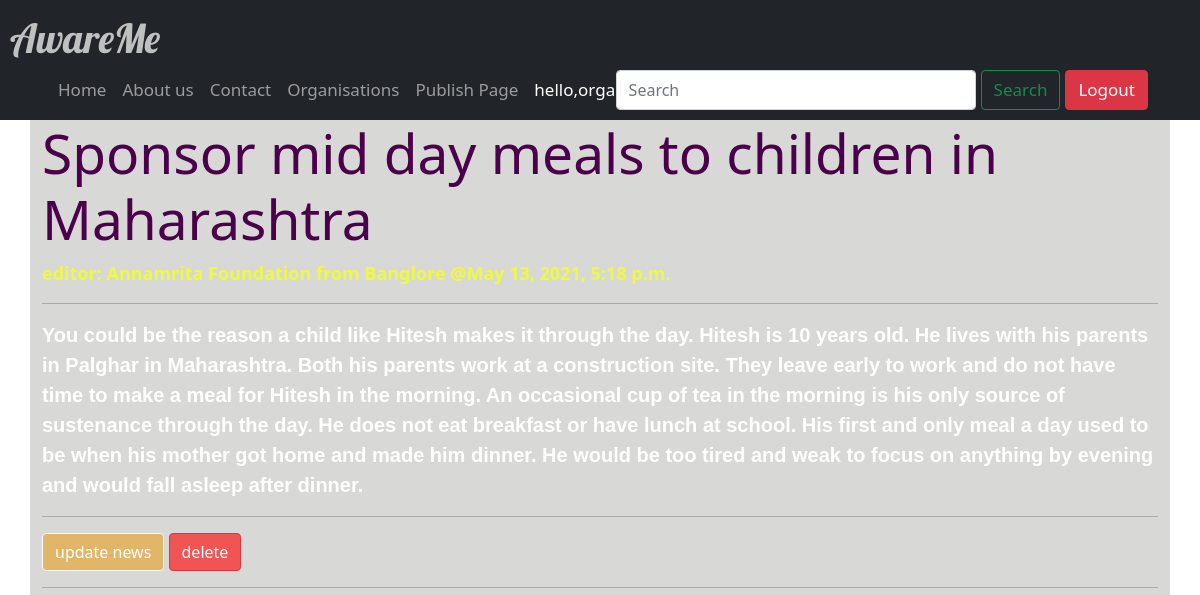
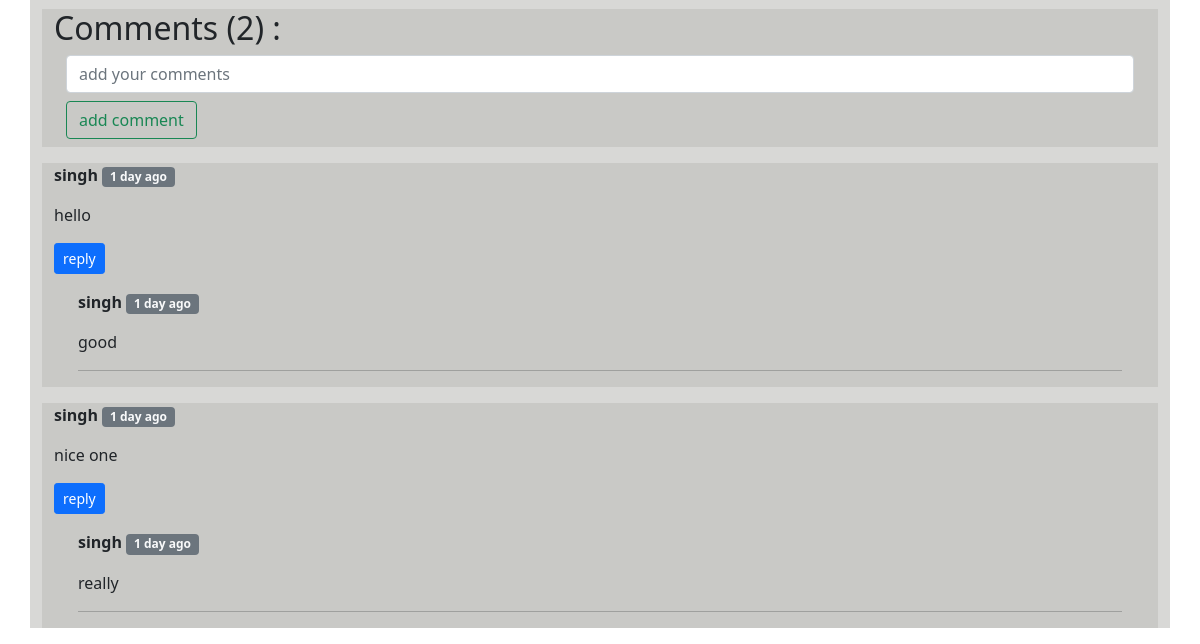
The page /awareme/newsFeed/11/ (signed in) on the database as committed earlier (2 pictures, top to bottom).
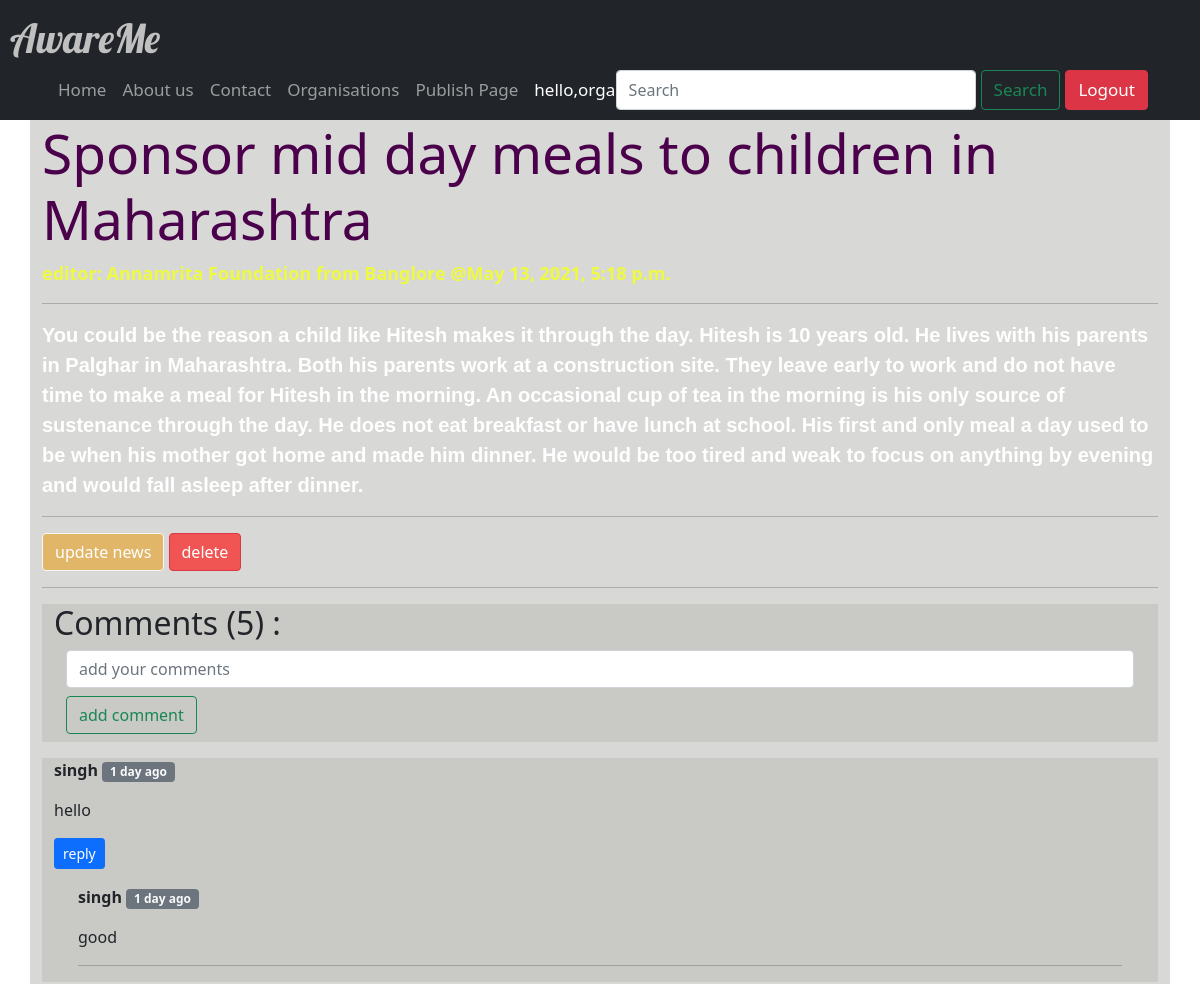
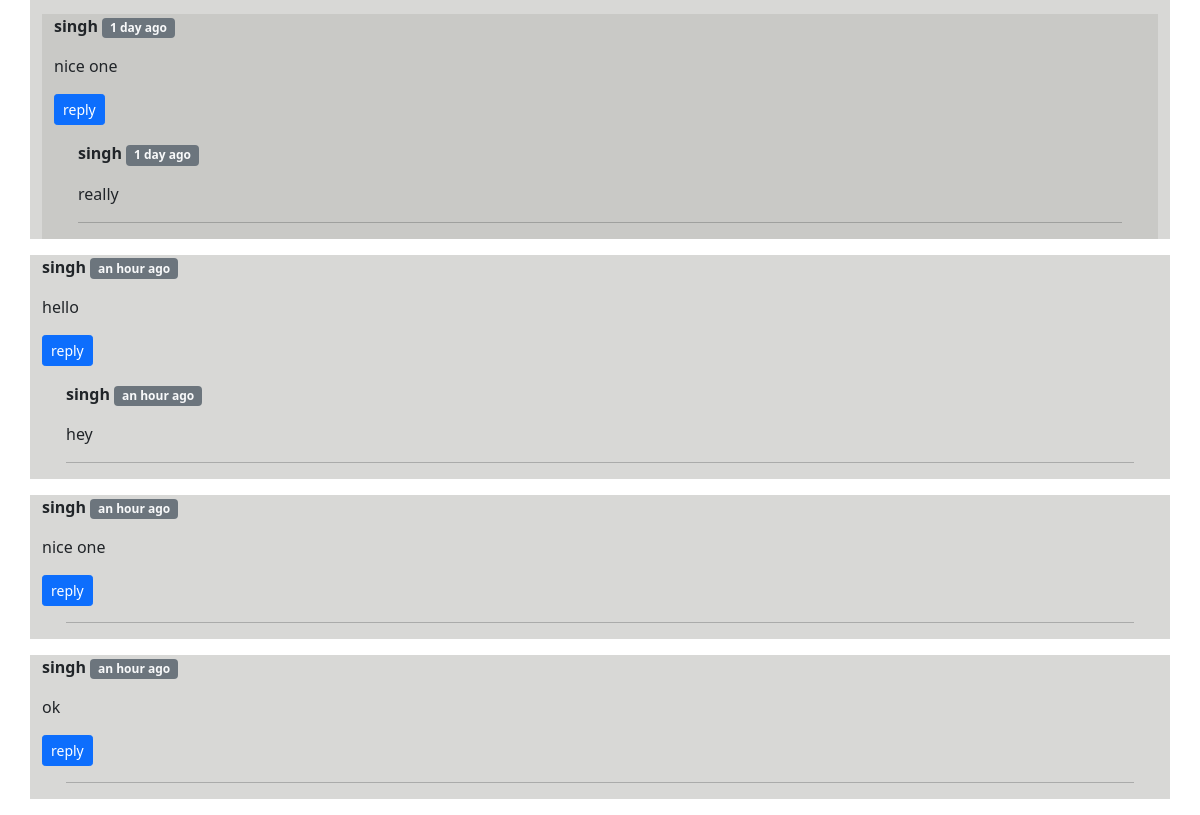
The same page on the database as committed later (2 pictures, top to bottom).
### awaremeapp/models.py (models this page shows)
class FeedComment(models.Model):
    comment=models.TextField(blank=True,null=True)
    writer=models.ForeignKey(User,on_delete=models.CASCADE)
    post=models.ForeignKey(OrgFeed, on_delete=models.CASCADE)
    parent=models.ForeignKey('self', on_delete=models.CASCADE,null=True)
    timestamp = models.DateTimeField(default=now)
    def __str__(self):
        return str(self.writer) +' --wrote--> ' +self.comment[0:4] + '...'

### awaremeapp/views.py (the view)
# urls.py: path('newsFeed/<str:pk>/',views.newsFeed,name="newsFeed"),
@login_required(login_url='login')
def newsFeed(request,pk):
    newspk=OrgFeed.objects.get(id=pk)
    comments=FeedComment.objects.filter(post=newspk,parent=None)
    replies=FeedComment.objects.filter(post=newspk).exclude(parent=None)
    replyDict={}
    for reply in replies:
        if reply.id not in replyDict.keys():
            replyDict[reply.parent.id]=[reply]
        else:
            replyDict[reply.parent.id].append(reply)
    print(replyDict)
    count=comments.count()
    context={'newspk':newspk,'comments':comments,'count':count,'replyDict':replyDict}
    return render(request,'awaremeapp/news_feed.html',context)

### awaremeapp/templatetags/extras.py (called while the page is built)
@register.filter(name='get_val')
def get_val(dict,key):
    return dict.get(key)

### templates/awaremeapp/news_feed.html (shortened to what this page needs)
{% extends 'awaremeapp/orgbase.html' %}
{% load static %}
{% block content %}
{% load humanize %}
{% load extras %}
<div class="container backg">
    <h1 style="color: rgb(75, 0, 75);font-size: 55px;">{{newspk.title}}</h1>
    <p style="font-weight: bold;color:rgb(238, 250, 65) ; font-size: 18px;"><b>editor: </b>{{newspk.author}} from {{newspk.locations}} @{{newspk.timestamp}}</p>
    <hr>
    <p style="font-weight: bold;color:rgb(255, 255, 255);font-size: 20px;font-family: sans-serif;">{{newspk.brief}}</p>
    <hr>
    <div class="">
        {% for group in request.user.groups.all %}
        {% if group.name == 'NGO' %}
        {% if newspk.user == request.user %}
        <a class="btn btn-light" style="background-color: rgb(225, 182, 104);color: white;" href="{% url 'updateFeed' newspk.id %}">update news </a>
        <a class="btn btn-danger" style="background-color: rgba(248, 41, 41, 0.747);" href="{% url 'deleteFeed' newspk.id %}">delete </a>
        <hr>
        {% endif %}
        {% endif %}
        {% endfor %}
        <div class="container backg">
            <h2>Comments ({{count}}) :</h2>
            <form action="{% url 'postComment' newspk.id %}" method="POST">
                <div class="container">
                    <input type="text" class="form-control" name="comment" placeholder="add your comments" rows="2"
                        cols="1">
                    <button type="submit" class="btn btn-outline-success my-2">add comment</button>
                </div>
        </div>
        {% for comment in comments %}
        <div class="container backg">
            <div class="row my-3">
                <p><b>{{comment.writer}} </b><span
                        class="badge bg-secondary text-light">{{comment.timestamp|naturaltime}}</span> </p>
                <p>{{comment.comment}}</p>
                <div class="replybox mx-0">
                    <p>
                        <button class="btn btn-sm btn-primary" type="button" data-bs-toggle="collapse"
                            data-bs-target="#replybox{{comment.id}}" aria-expanded="false"
                            aria-controls="replybox{{comment.id}}">
                            reply
                        </button>
                    </p>
                    <div class="replies mx-4 my-1">
                        {% for reply in replyDict|get_val:comment.id %}
                        <p><b>{{reply.writer}} </b><span
                                class="badge bg-secondary text-light">{{comment.timestamp|naturaltime}}</span></p>
                        {{reply.comment}}
                        {% endfor %}
                        <hr>
                    </div>
                </div>
            </div>
        </div>
    </div>
    {% endfor %}
{% endblock %}

### templates/awaremeapp/orgbase.html (shortened to what this page needs)
{% load static %}
<!DOCTYPE html>
<html lang="en">
<head>
  <link href="https://cdn.jsdelivr.net/npm/bootstrap@5.0.0/dist/css/bootstrap.min.css" rel="stylesheet"
>
  <link rel="stylesheet" href="{% static '/css/static.css' %}">
</head>
<body style="background: url('/static/images/do.jpg') no-repeat fixed center;background-size: cover;">
  <nav class="navbar navbar-expand-lg navbar-dark bg-dark sticky-top navflex ">
    <div >
    <a class="navbar-brand" id="font" style="margin-left:10px;" href="/">AwareMe</a>
      <div class="collapse navbar-collapse" id="navbarSupportedContent" style="margin-left:50px;">
        <ul class="navbar-nav me-0 mb-2 mb-lg-0">
          <li class="nav-item">
            <a class="nav-link size {% block homeactive %} {% endblock homeactive %}" aria-current="page"
              href="{% url 'listFeed'%}">Home</a>
          </li>
          <li class="nav-item">
            <a class="nav-link size {% block aboutactive %} {% endblock aboutactive %}" aria-current="page"
              href="{% url 'aboutus' %}">About us<a>
          </li>
          <li class="nav-item">
            <a class="nav-link size {% block contactactive %} {% endblock contactactive %}" aria-current="page"
              href="{% url 'contact' %}">Contact</a>
          </li>
          <li class="nav-item">
            <a class="nav-link size {% block organistionactive %} {% endblock organistionactive %}" aria-current="page"
              href="{% url 'details' %}">Organisations</a>
          </li>
          {% for group in request.user.groups.all %}
          {% if group.name == 'NGO' %}
          <li class="nav-item">
            <a class="nav-link size {% block newsactive %} {% endblock newsactive %} " href="{% url 'publishedFeed' %}">Publish Page</a>
          </li>
          {%endif%}
          {%endfor%}
          <li class="nav-item ">
            <a class="nav-link size active" aria-current="page">hello,{{request.user}}</a>
          </li>
        </ul>
        <form class="d-flex" method="GET" action="{% url 'search' %}">
          <input class="form-control inoutlog wid " type="search" placeholder="Search" name="query" id="query"
            aria-label="Search">
          <button class="btn btn-outline-success size mx-1 inoutlog" type="submit">Search</button>
        </form>
        <div>
          {% if user.is_authenticated %}
          <a class="btn btn-danger size  inoutlog " href="{% url 'logout' %}">Logout</a>
          {% else %}
          <a class="btn btn-danger size inoutlog" href="{% url 'login' %}">Login</a>
          {% endif %}
      </div>
      </div>
    </div>
  </nav>
  {% block content %}
  {% endblock %}
</body>
</html>

Rows that differ between the two databases and show on the page:
added FeedComment: writer "singh", timestamp "an hour ago", comment "hello", shown under "Comments (5) :"
added FeedComment: writer "singh", comment "hey"
added FeedComment: writer "singh", timestamp "an hour ago", comment "nice one", shown under "Comments (5) :"
added FeedComment: writer "singh", timestamp "an hour ago", comment "ok", shown under "Comments (5) :"
Other text that changed with them:
{{ count }}: "2" → "5"
